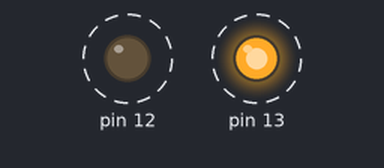
Simulated run of this sketch. Board: Arduino Uno, built with avr-gcc and run on an emulated ATmega328P. Shown: output pins drawn as LEDs (lit = HIGH). Dashed ring = blinking.

Above: at 0.02 s.
Timing chart, 0 to 3.0 s (numbered marks = the images above):
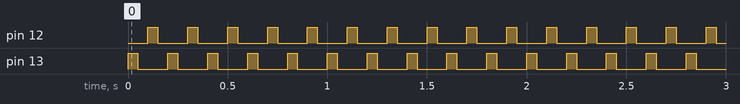

Measured:
- by itself, pin 12, pin 13: alternates HIGH for 0.05 s and LOW for 0.15 s

The sketch:

test.ino
```cpp
void setup(){
	pinMode(13,OUTPUT);
	pinMode(12,OUTPUT);
}

void loop()
{
	digitalWrite(13, HIGH);
	delay(50);
	digitalWrite(13, LOW);
	delay(50);
	digitalWrite(12, HIGH);
	delay(50);
	digitalWrite(12, LOW);
	delay(50);
}
```
